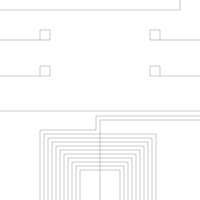

Here is the Python script that generated this plot:
import drawsvg as draw
from numpy import array

class GloveMaker:

    def GenerateGlove(name):
        d = draw.Drawing(200, 200, origin='center', displayInline = False)
        p = draw.Path(stroke_width = 0.202, stroke = 'black', fill_opacity = "0")
        glove_circuit = GloveMaker()
        glove_circuit.makeGlove(p)
        d.append(p)
        d.save_svg(name + ".svg")

    def makeGlove(self, path):
        '''
        The Scale Limit: 9cm * 9cm (360 * 360)
        '''
        # Main Line 
        ## node1
        path.M(40, -160)
        path.L(40, -170)
        path.L(30, -170)
        path.L(30, -160)
        ## node2
        path.L(120, -160)
        path.L(120, -170)
        path.L(110, -170)
        path.L(110, -160)
        path.L(160, -160)
        ## node3
        path.L(160, 16)
        path.L(170, 16)
        path.L(170, 6)
        path.L(160, 6)
        path.L(160, 20)
        path.L(0, 20)
        ## phone coil
        self.stitchCoil(path, 10, [0, 90], [40, 40], [4, 4], 4)
        path.L(-4, 16)
        path.L(140, 16)
        ## node4
        path.L(140, 6)
        path.L(130, 6)
        path.L(130, 16)
        path.L(140, 16)
        path.L(140, -140)
        ## node5
        path.L(110, -140)
        path.L(110, -130)
        path.L(120, -130)
        path.L(120, -140)
        path.L(60, -140)
        path.L(60, -110)
        path.L(60, -120)
        path.L(50, -120)
        path.L(50, -110)
        path.L(60, -110)

        # Middle Finger
        path.M(-60, -120)
        path.L(-50, -120)
        path.L(-50, -110)
        path.L(-60, -110)
        path.L(-60, -160)
        path.L(10, -160)
        path.L(10, -170)
        path.L(0, -170)
        path.L(0, -160)
        
        # Index Finger
        ## part1
        path.M(115, -140)
        path.L(115, -60)
        path.L(50, -60)
        path.L(50, -70)
        path.L(60, -70)
        path.L(60, -60)
        ## part2
        path.M(-60, -60)
        path.L(-60, -70)
        path.L(-50, -70)
        path.L(-50, -60)
        path.L(-180, -60)
        path.L(-180, -90)
        path.L(80, -90)
        path.L(80, -180)
        path.L(90, -180)
        path.L(90, -170)
        path.L(80, -170)

        # Thumb Coil
        ## part1
        path.M(140, 11)
        path.L(-180, 11)
        path.L(-180, -24)
        path.L(-50, -24)
        path.L(-50, -34)
        path.L(-60, -34)
        path.L(-60, -24)
        ## part2
        path.M(60, -24)
        path.L(60, -34)
        path.L(50, -34)
        path.L(50, -24)
        path.L(180, -24)
        path.L(180, -14)
        path.L(170, -14)
        path.L(170, -24)
        
    def stitchCoil(self, path, n_turns, centers, din, spacing, direction):
        '''
        direction: 1 for left, 2 for up, 3 for right, 4 for down
        '''
        next_top_left_corner = array([centers[0] - din[0]/2, centers[1] - din[1]/2])
        next_bot_right_corner = array([centers[0] + din[0]/2, centers[1] + din[1]/2])
        path.L(centers[0], centers[1])

        if direction == 1:
            path.L(next_top_left_corner[0], centers[1])
            for turn in range(0, n_turns + 1):
                path.L(next_top_left_corner[0], next_top_left_corner[1])
                path.L(next_bot_right_corner[0], next_top_left_corner[1])
                if turn == n_turns:
                    path.L(next_bot_right_corner[0], centers[1] - spacing[1])
                else:
                    path.L(next_bot_right_corner[0], next_bot_right_corner[1])
                    path.L(next_top_left_corner[0] - spacing[0], next_bot_right_corner[1])
                next_top_left_corner -= spacing
                next_bot_right_corner += spacing
        elif direction == 2:
            path.L(centers[0], next_top_left_corner[1])
            for turn in range(0, n_turns + 1):
                path.L(next_bot_right_corner[0], next_top_left_corner[1])
                path.L(next_bot_right_corner[0], next_bot_right_corner[1])
                if turn == n_turns:
                    path.L(centers[0] + spacing[0], next_bot_right_corner[1])
                else:
                    path.L(next_top_left_corner[0], next_bot_right_corner[1])
                    path.L(next_top_left_corner[0], next_top_left_corner[1] - spacing[1])
                next_top_left_corner -= spacing
                next_bot_right_corner += spacing
        elif direction == 3:
            path.L(next_bot_right_corner[0], centers[1])
            for turn in range(0, n_turns + 1):
                path.L(next_bot_right_corner[0], next_bot_right_corner[1])
                path.L(next_top_left_corner[0], next_bot_right_corner[1])
                if turn == n_turns:
                    path.L(next_top_left_corner[0], centers[1] + spacing[1])
                else:
                    path.L(next_top_left_corner[0], next_top_left_corner[1])
                    path.L(next_bot_right_corner[0] + spacing[0], next_top_left_corner[1])
                next_top_left_corner -= spacing
                next_bot_right_corner += spacing
        else:
            path.L(centers[0], next_bot_right_corner[1])
            for turn in range(0, n_turns + 1):
                path.L(next_top_left_corner[0], next_bot_right_corner[1])
                path.L(next_top_left_corner[0], next_top_left_corner[1])
                if turn == n_turns:
                    path.L(centers[0] - spacing[0], next_top_left_corner[1])
                else:
                    path.L(next_bot_right_corner[0], next_top_left_corner[1])
                    path.L(next_bot_right_corner[0], next_bot_right_corner[1] + spacing[1])
                next_top_left_corner -= spacing
                next_bot_right_corner += spacing

if __name__=="__main__":
    GloveMaker.GenerateGlove("glove_main")
